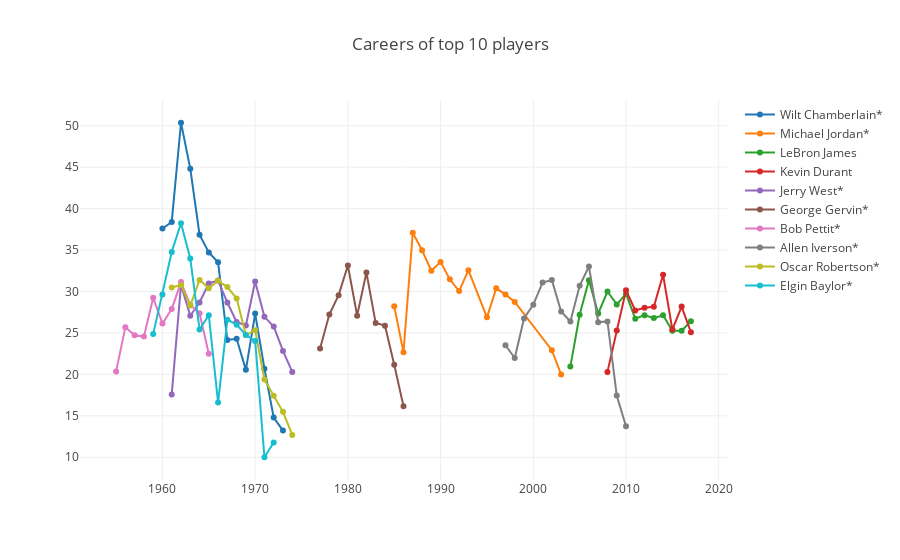

Notebook cell for this chart:
### Code cell
data = []
for player in top_10_players.index:
    trace = go.Scatter(
        x=df_stat_w_points.Year[df_stat_w_points.Player == player],
        y=df_stat_w_points.AGP[df_stat_w_points.Player == player],
        name=player
    )
    data.append(trace)
    
layout = {'title': 'Careers of top 10 players'}

fig = go.Figure(data=data, layout=layout)

iplot(fig, show_link=False)
